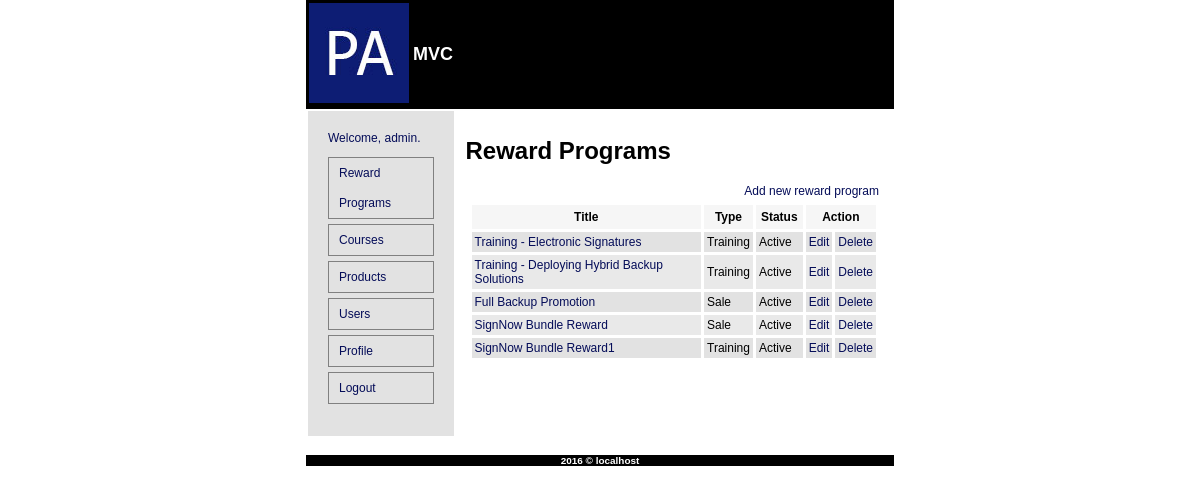
The app's page /?controller=rewardprogram (signed in) with its own data.
### tables this page shows
CREATE TABLE IF NOT EXISTS `brp_reward_program` (
  `id` int(11) NOT NULL AUTO_INCREMENT,
  `title` varchar(255) NOT NULL,
  `description` text NOT NULL,
  `type` varchar(25) NOT NULL,
  `validity` datetime NOT NULL,
  `added_on` datetime NOT NULL,
  `status` varchar(25) NOT NULL,
  PRIMARY KEY (`id`)
);

### app/controllers/rewardprogram.controller.php (called while the page is built, shortened)
<?php
class RewardProgramController extends BaseController {
	public function index(){
		if(!empty($_GET['id'])){
			$id = sanitizeInput($_GET['id'], FILTER_SANITIZE_NUMBER_INT);
			$rewardprograms = RewardProgram::show(array('id'=>$id));
		} else {
			$rewardprograms = RewardProgram::show();
		}
		render('rewardprogram',array(
			'title'     => 'Reward Programs',
			'rewardprograms'	=> $rewardprograms,
			'msg'		=> $msg,
		), 'index');
	}
}
?>

### index.php (called while the page is built, shortened)
<?php
try {
	require_once __SITE_PATH . "/config/routes.php";
}
catch(Exception $e) {
	render('error',array('message'=>$e->getMessage()));
}
?>

### app/models/rewardprogram.model.php (called while the page is built, shortened)
<?php
class RewardProgram{
	public static function show($arr = array()){
		global $db;
		if(empty($arr)){
			$st = $db->prepare("SELECT `id`, `title`, `description`, `type`, `validity`, `added_on`, `status` FROM `brp_reward_program`");
		}
		$st->execute($arr);
		return $st->fetchAll(PDO::FETCH_CLASS, "RewardProgram");
	}
}
?>

### app/views/rewardprogram/_rewardprogram.php (the view)
<tr class=<?php echo $class; ?>>
	<td><a href="?controller=rewardprogram&action=view&id=<?php echo $rewardprogram->id; ?>"><?php echo $rewardprogram->title; ?></a></td>
	<td><?php echo $rewardprogram->type; ?></td>
	<td><?php echo $rewardprogram->status; ?></td>
	<td><a href="?controller=rewardprogram&action=edit&id=<?php echo $rewardprogram->id; ?>">Edit</a></td>
	<td><a href="?controller=rewardprogram&action=delete&id=<?php echo $rewardprogram->id; ?>" onclick="return confirm('Are you sure you want to delete this reward program?')">Delete</a></td>
</tr>

### config/helpers.php (shortened to what this page needs)
<?php
function render($template,$vars = array(),$action=""){
	extract($vars);
	if(is_array($template)) {
		$i = 1;
		foreach($template as $k){
			$cl = strtolower(get_class($k));
			$class = ($i % 2) ? "even" : "odd";
			$i++;
			include __SITE_PATH . "/app/views/$cl/_$cl.php";
		}
	}
	else if ($action != "") {
		include __SITE_PATH . "/app/views/$template/$action.php";
	}
	else {
		include __SITE_PATH . "/app/views/$template.php";
	}
}
?>

### app/assets/css/styles.css (style rules this page uses)
html, body { width:70%; margin:auto; }
html, body, div, table, tr, td, p, ul, li, a, h1, h2, h3, h4, h5, h6, span, font { font-family: Arial; }
html, body, div, table, tr, td, p, ul, li, a, span, font { font-size:12px; }
a, a:active, a:visited { text-decoration:none;color:#040c58; }
tr.even { background:#e2e2e2; }
tr.odd { background:#e9e9e9; }

### records on screen
brp_reward_program: title "Training - Electronic Signatures", type "Training", status "Active"
brp_reward_program: title "Training - Deploying Hybrid Backup Solutions", type "Training", status "Active"
brp_reward_program: title "Full Backup Promotion", type "Sale", status "Active"
brp_reward_program: title "SignNow Bundle Reward", type "Sale", status "Active"
brp_reward_program: title "SignNow Bundle Reward1", type "Training", status "Active"

### other values on screen
Session::get('firstname') "admin"
$title "Reward Programs"
$GLOBALS['defaultFooter'] "2016 © localhost"
